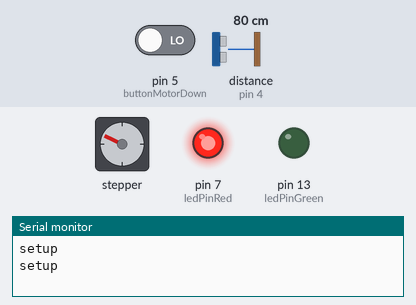
A sketch run on a simulated Arduino Uno, built with avr-gcc and run on an emulated ATmega328P. Shown: stepper motor, output pins drawn as LEDs (lit = HIGH), the last lines printed to the serial monitor. Wiring (inferred from the names in the program): stepper motor driver (200 steps per turn assumed): step pin 8; direction pin 9. The test bench sets the inputs (shaded band); at power-on: pin 5 (buttonMotorDown) LOW, distance to the obstacle (sensor on pin 4) 80 cm. The echo pulse lasts 58.3 µs per cm; pins used as bus, display or sensor lines are not drawn.

Above: at 8.8 s.
8.9 s: pin 5 (buttonMotorDown) driven HIGH
At 9.1 s:
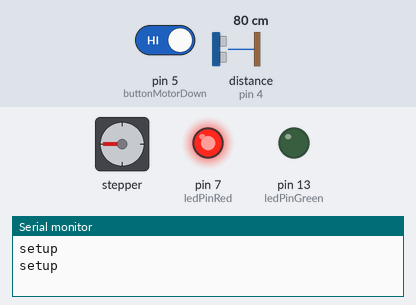
At 16.8 s:
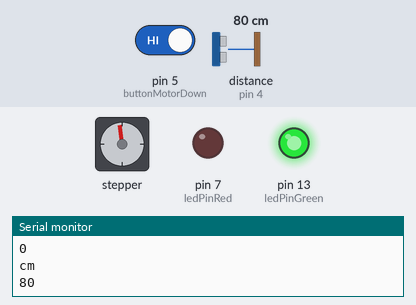
18.2 s: distance to the obstacle (sensor on pin 4) set to 2 cm
At 22.57 s:
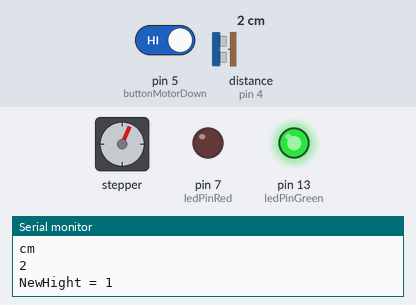
Timing chart, 0 to 34.7 s (numbered marks = the images above; inputs shaded):
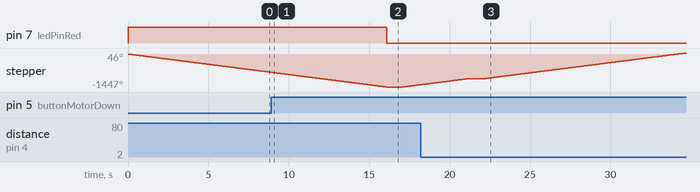

Measured:
- after the input at 8.9 s, pin 7 (ledPinRed): HIGH → LOW after 7.2 s; pin 13 (ledPinGreen): LOW → HIGH after 7.2 s

The sketch:

cupholder_NEMA_motor.ino
```cpp
/* This code is made for by Marijn Stijvers, as a student on the department Industrial Design TU/e dec 2018.
It contains a programm that makes a NEMA Stepper Motor turn by usign the imput of a sonar ultrasonic sensor.
Furthermore it containse a setup program to make the Motor turn one direction until a button is pressed.
Which is visualized by using light indication. */

  //setup sonar
const int trigPin = 2;
const int echoPin = 4;
const int sensorMin = 0;
const int sensorMax = 35;

  // setup button to go down
const int buttonMotorDown = 5;
int buttonState = 0; // variable for reading the puschbutton status
const int ledPinGreen =  13;      // the number of the green LED pin
const int ledPinRed = 7; // the number of the red LED pin

  // setup motor
const int stepPin = 8; // pin tells steps
const int dirPin = 9; // pin tells direction to the motor
int delayTime = 10;  // set time of delay between each step, to make speed.
int dupSteps = 10; // dubplicate amount of steps to make cup significantly moving
int stepsTaking; // amount of steps to take by the motor
int OldHight;
int NewHight;


void setup() {
  // basic setup
  Serial.begin(9600);

  //set the two motor pins as output
  pinMode (stepPin, OUTPUT);
  pinMode (dirPin, OUTPUT);

  //Setup button to let the cup go down at the start of each session.
  pinMode(buttonMotorDown, INPUT);
  pinMode(ledPinGreen, OUTPUT);
  pinMode(ledPinRed, OUTPUT);


  //TO DO bring the cup down till the bottom is pressed.
    while (buttonState == LOW){
     digitalWrite(ledPinRed, HIGH);
     buttonState = digitalRead(buttonMotorDown);  //read buttonstate
     for (int l = 0; l <= 200; l++) // 200 is 200 steps is one rotation
      {
      digitalWrite(stepPin, HIGH); // make motor turn one way
      delay(delayTime);
      digitalWrite(stepPin,LOW); // set one step in total
      delay(delayTime);
     }
     Serial.println("setup");

    // when button is pressed stop turning.
    if (buttonState == HIGH){
      digitalWrite(ledPinRed, LOW);
      digitalWrite(ledPinGreen, HIGH);
      digitalWrite(stepPin, LOW); // let motor stop turning
      Serial.println("startProgram");
      break;
      }
     }


  OldHight == 1;

}

void loop() {
      // pinModes and setup sonar
long duration, cm;
pinMode(trigPin, OUTPUT);
digitalWrite(trigPin, LOW);
delayMicroseconds(10);
digitalWrite(trigPin, HIGH);
delayMicroseconds(10);
digitalWrite(trigPin, LOW);
pinMode(echoPin, INPUT);
duration = pulseIn(echoPin, HIGH);
cm = microsecondsToCentimeters(duration);
int range = map(cm, sensorMin, sensorMax, 0, 4); //set ranges for the sonar

  // print in serial monitor for verification.
Serial.println("new!!!!!!!!!");
Serial.println("OH");
Serial.println(OldHight);
Serial.println("cm");
Serial.println(cm);

delay(1000); //why is this delay here?

// set the values of the new hight.
switch (range){
  case 0: // close to the sonar
    NewHight =10;
    Serial.println ("NewHight = 1");
    break;
  case 1: // bit further to the sonar
    NewHight =20;
    Serial.println ("NewHight = 2");
    break;
  case 2: // further to the sonar
    NewHight = 30;
    Serial.println ("NewHight = 3");
    break;
  case 3: // even further to the sonar
    NewHight = 40;
    Serial.println ("NewHight = 4");
    break;
  case 4: // to far to the sonar
    NewHight = 50;
    Serial.println ("NewHight = 5");
    break;
  }

  // let stepper move, new - old is the amount of steps to take.
  stepsTaking = NewHight - OldHight;
  stepsTaking = stepsTaking*dupSteps;  // make cup significantly moving
  //if stepsTaking is smaller than zero, the cup needs to turn the other direction.
  if (stepsTaking < 0){
    stepsTaking = stepsTaking*(-1);
    digitalWrite(dirPin, LOW);
    } else { // when stepsTaking >0 the cup needs to go up so direction needs to be High
      digitalWrite(dirPin, HIGH);
      }

  // let motor turn the amount of stepsTaking
  for (int k = 0; k <= stepsTaking ; k++){
     for (int j = 0; j <= 200; j++){ // 200 is 200 steps is one rotation
      digitalWrite(stepPin, HIGH); // make motor turn one way
      delay(delayTime);
      digitalWrite(stepPin,LOW); // set one step in total
      delay(delayTime);
     }
    }
  OldHight = NewHight; //new hight turns into old hight


}

long microsecondsToCentimeters(long microseconds)

{return microseconds / 29 / 2;}
```
